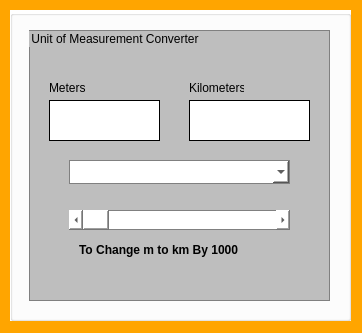
<?xml version="1.0" encoding="UTF-8"?>
<ui version="4.0">
 <class>SecDialog</class>
 <widget class="QDialog" name="SecDialog">
  <property name="geometry">
   <rect>
    <x>0</x>
    <y>0</y>
    <width>362</width>
    <height>333</height>
   </rect>
  </property>
  <property name="windowTitle">
   <string>Dialog</string>
  </property>
  <property name="autoFillBackground">
   <bool>false</bool>
  </property>
  <property name="styleSheet">
   <string notr="true">background-color:orange;</string>
  </property>
  <widget class="QGroupBox" name="groupBox">
   <property name="geometry">
    <rect>
     <x>10</x>
     <y>10</y>
     <width>341</width>
     <height>311</height>
    </rect>
   </property>
   <property name="styleSheet">
    <string notr="true">background-color: white;</string>
   </property>
   <property name="title">
    <string/>
   </property>
   <widget class="QGroupBox" name="groupBox_2">
    <property name="geometry">
     <rect>
      <x>19</x>
      <y>20</y>
      <width>301</width>
      <height>271</height>
     </rect>
    </property>
    <property name="styleSheet">
     <string notr="true">background-color: #BEBEBE;
border: 1px solid gray;</string>
    </property>
    <property name="title">
     <string>Unit of Measurement Converter</string>
    </property>
    <widget class="QLabel" name="label">
     <property name="geometry">
      <rect>
       <x>20</x>
       <y>70</y>
       <width>111</width>
       <height>41</height>
      </rect>
     </property>
     <property name="styleSheet">
      <string notr="true">border: 1px solid black;
background:white;</string>
     </property>
     <property name="text">
      <string/>
     </property>
    </widget>
    <widget class="QLabel" name="label_2">
     <property name="geometry">
      <rect>
       <x>160</x>
       <y>70</y>
       <width>121</width>
       <height>41</height>
      </rect>
     </property>
     <property name="styleSheet">
      <string notr="true">border: 1px solid black;
background:white;</string>
     </property>
     <property name="text">
      <string/>
     </property>
    </widget>
    <widget class="QComboBox" name="C_Box">
     <property name="geometry">
      <rect>
       <x>40</x>
       <y>130</y>
       <width>221</width>
       <height>24</height>
      </rect>
     </property>
     <property name="styleSheet">
      <string notr="true">border: 1px solid gray;
background: white;</string>
     </property>
     <property name="currentIndex">
      <number>-1</number>
     </property>
     <property name="maxCount">
      <number>2147483645</number>
     </property>
     <property name="insertPolicy">
      <enum>QComboBox::NoInsert</enum>
     </property>
     <item>
      <property name="text">
       <string>mm to cm</string>
      </property>
     </item>
     <item>
      <property name="text">
       <string>cm to m</string>
      </property>
     </item>
     <item>
      <property name="text">
       <string>cm to mm</string>
      </property>
     </item>
     <item>
      <property name="text">
       <string>m to km</string>
      </property>
     </item>
     <item>
      <property name="text">
       <string>m to cm</string>
      </property>
     </item>
     <item>
      <property name="text">
       <string>km to m</string>
      </property>
     </item>
    </widget>
    <widget class="QScrollBar" name="horizontalScrollBar">
     <property name="geometry">
      <rect>
       <x>40</x>
       <y>180</y>
       <width>221</width>
       <height>20</height>
      </rect>
     </property>
     <property name="styleSheet">
      <string notr="true">border: 1px solid gray;
background:white;</string>
     </property>
     <property name="maximum">
      <number>98</number>
     </property>
     <property name="pageStep">
      <number>15</number>
     </property>
     <property name="orientation">
      <enum>Qt::Horizontal</enum>
     </property>
    </widget>
    <widget class="QLabel" name="label_3">
     <property name="geometry">
      <rect>
       <x>20</x>
       <y>50</y>
       <width>55</width>
       <height>16</height>
      </rect>
     </property>
     <property name="styleSheet">
      <string notr="true">border:none</string>
     </property>
     <property name="text">
      <string>Meters</string>
     </property>
    </widget>
    <widget class="QLabel" name="label_4">
     <property name="geometry">
      <rect>
       <x>160</x>
       <y>50</y>
       <width>55</width>
       <height>16</height>
      </rect>
     </property>
     <property name="styleSheet">
      <string notr="true">border:none;</string>
     </property>
     <property name="text">
      <string>Kilometers</string>
     </property>
    </widget>
    <widget class="QLabel" name="label_5">
     <property name="geometry">
      <rect>
       <x>50</x>
       <y>210</y>
       <width>181</width>
       <height>20</height>
      </rect>
     </property>
     <property name="font">
      <font>
       <weight>75</weight>
       <bold>true</bold>
      </font>
     </property>
     <property name="styleSheet">
      <string notr="true">border:none;</string>
     </property>
     <property name="text">
      <string>To Change m to km By 1000</string>
     </property>
    </widget>
   </widget>
  </widget>
 </widget>
 <resources/>
 <connections/>
</ui>
